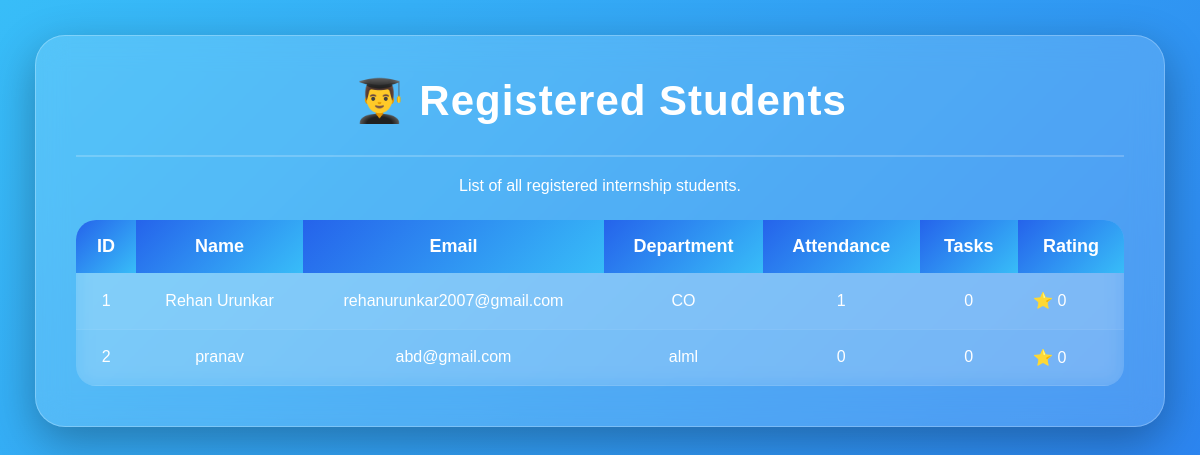
The app's page /students, older data.
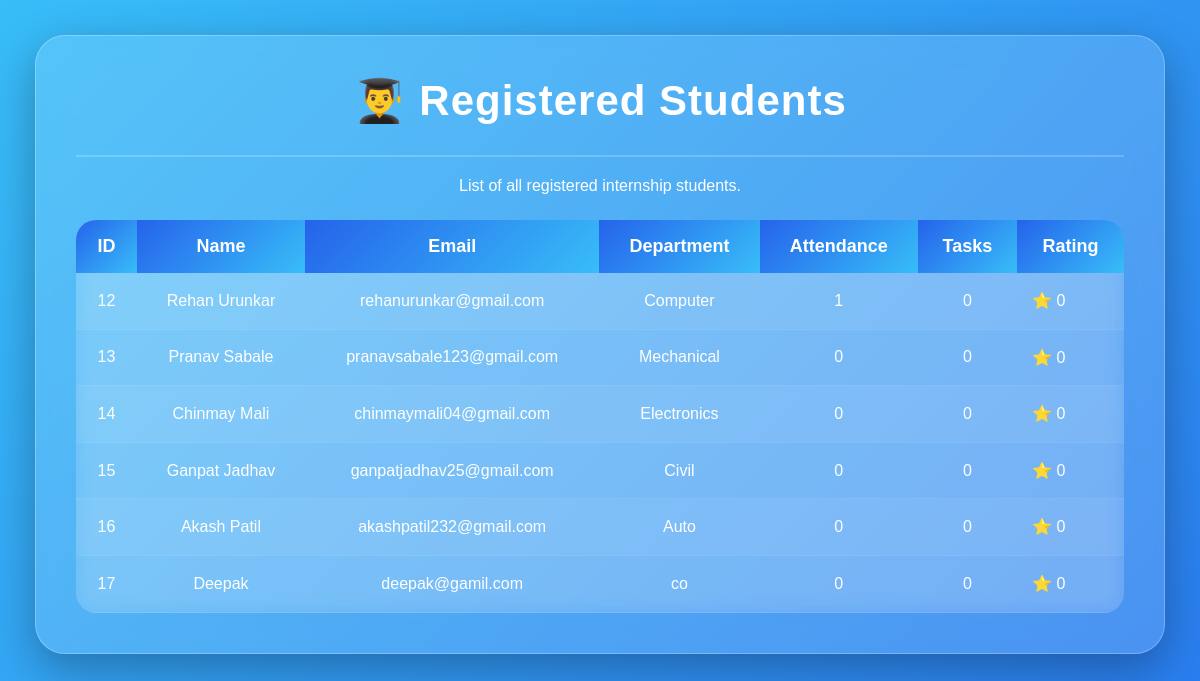
The same page, newer data.
### tables this page shows
CREATE TABLE students(
    id INTEGER PRIMARY KEY AUTOINCREMENT,
    name TEXT,
    email TEXT,
    department TEXT,
    attendance INTEGER DEFAULT 0,
    tasks_completed INTEGER DEFAULT 0,
    rating INTEGER DEFAULT 0
);

### app.py (the view)
@app.route('/students')
def students():
    conn = sqlite3.connect("internship.db")
    cursor = conn.cursor()
    cursor.execute("SELECT * FROM students")
    data = cursor.fetchall()
    conn.close()
    return render_template(
        "students.html",
        students=data
    )

### templates/students.html (shortened to what this page needs)
<!DOCTYPE html>
<html>
<head>
<link rel="stylesheet"
href="{{ url_for('static', filename='style.css') }}">
</head>
<body>
<div class="container">
<h1>👨‍🎓 Registered Students</h1>
<hr style="margin:20px 0;border:1px solid rgba(255,255,255,0.2);">
<p style="text-align:center;color:white;margin-bottom:25px;">
List of all registered internship students.
</p>
<table>
<tr>
<th>ID</th>
<th>Name</th>
<th>Email</th>
<th>Department</th>
<th>Attendance</th>
<th>Tasks</th>
<th>Rating</th>
</tr>
{% for s in students %}
<tr>
<td>{{ s[0] }}</td>
<td>{{ s[1] }}</td>
<td>{{ s[2] }}</td>
<td>{{ s[3] }}</td>
<td>{{ s[4] }}</td>
<td>{{ s[5] }}</td>
<td>⭐ {{ s[6] }}</td>
</tr>
{% endfor %}
</table>
</div>
</body>
</html>

Row changes from the older to the newer data that the page shows:
removed students: id "1", name "Rehan Urunkar", email "rehanurunkar2007@gmail.com", department "CO", attendance "1", tasks_completed "0", rating "0"
removed students: id "2", name "pranav", email "abd@gmail.com", department "alml", attendance "0", tasks_completed "0", rating "0"
added students: id "12", name "Rehan Urunkar", email "rehanurunkar@gmail.com", department "Computer", attendance "1", tasks_completed "0", rating "0"
added students: id "13", name "Pranav Sabale", email "pranavsabale123@gmail.com", department "Mechanical", attendance "0", tasks_completed "0", rating "0"
added students: id "14", name "Chinmay Mali", email "chinmaymali04@gmail.com", department "Electronics", attendance "0", tasks_completed "0", rating "0"
added students: id "15", name "Ganpat Jadhav", email "ganpatjadhav25@gmail.com", department "Civil", attendance "0", tasks_completed "0", rating "0"
added students: id "16", name "Akash Patil", email "akashpatil232@gmail.com", department "Auto", attendance "0", tasks_completed "0", rating "0"
added students: id "17", name "Deepak", email "deepak@gamil.com", department "co", attendance "0", tasks_completed "0", rating "0"
